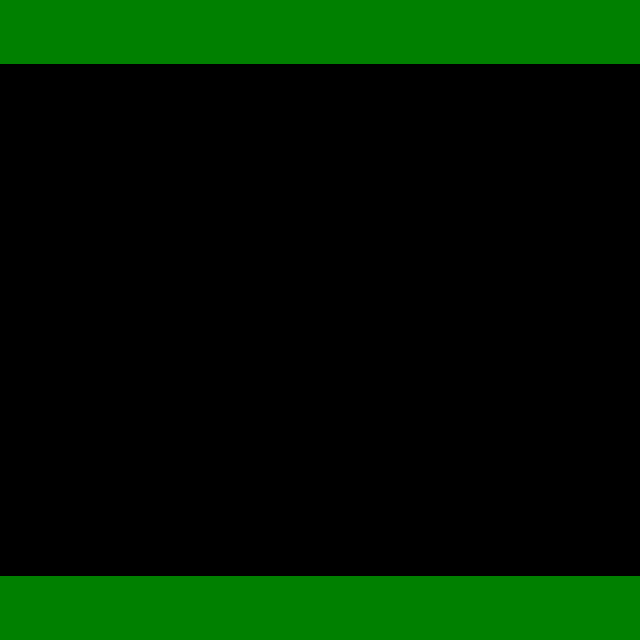

Below is a game level as drawn by its tile map, then a one-line description and the .tmx file that defines it, in full:
An orthogonal 10x10 tile map with 64x64 px tiles, 1 tile layer (Tiles) and 1 object.

<map version="1.2" tiledversion="1.2.2" orientation="orthogonal" renderorder="right-down" width="10" height="10" tilewidth="64" tileheight="64" infinite="0" nextlayerid="4" nextobjectid="37">
 <tileset firstgid="1" source="../tilesets/test.tsx" />
 <layer id="3" name="Tiles" width="10" height="10">
  <data encoding="csv">
1,1,1,1,1,1,1,1,1,1,
0,0,0,0,0,0,0,0,0,0,
0,0,0,0,0,0,0,0,0,0,
0,0,0,0,0,0,0,0,0,0,
0,0,0,0,0,0,0,0,0,0,
0,0,0,0,0,0,0,0,0,0,
0,0,0,0,0,0,0,0,0,0,
0,0,0,0,0,0,0,0,0,0,
0,0,0,0,0,0,0,0,0,0,
1,1,1,1,1,1,1,1,1,1
</data>
 </layer>
 <objectgroup id="2" name="Objects" visible="0">
  <object id="14" x="256" y="576" width="768" height="64">
   <properties>
    <property name="enemy_spawn" type="bool" value="true" />
   </properties>
  </object>
 </objectgroup>
</map>
